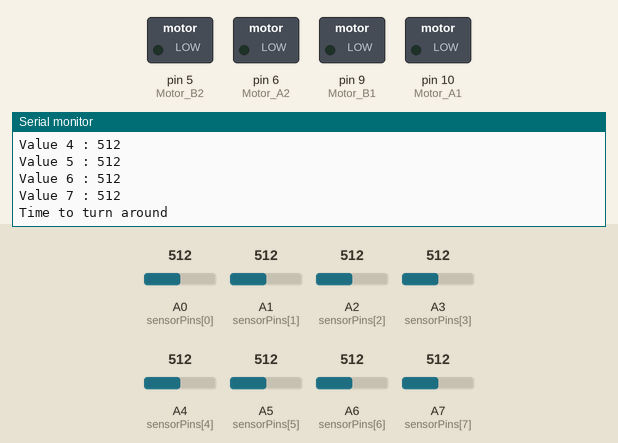
A sketch run on a simulated Arduino Nano, built with avr-gcc and run on an emulated ATmega328P. On the bench: switched loads named in the sketch (green lamp = pin HIGH), the last lines printed to the serial monitor. The inputs (shaded band) are chosen by the test bench; at power-on: A0 (sensorPins[0]) = 512, A5 (sensorPins[5]) = 512, A1 (sensorPins[1]) = 512, A2 (sensorPins[2]) = 512, A3 (sensorPins[3]) = 512, A4 (sensorPins[4]) = 512, A6 (sensorPins[6]) = 512, A7 (sensorPins[7]) = 512.

Above: at 1.2 s.
1.3 s: A0 (sensorPins[0]) set to 690
4.3 s: A0 (sensorPins[0]) set to 710
At 4.79 s:
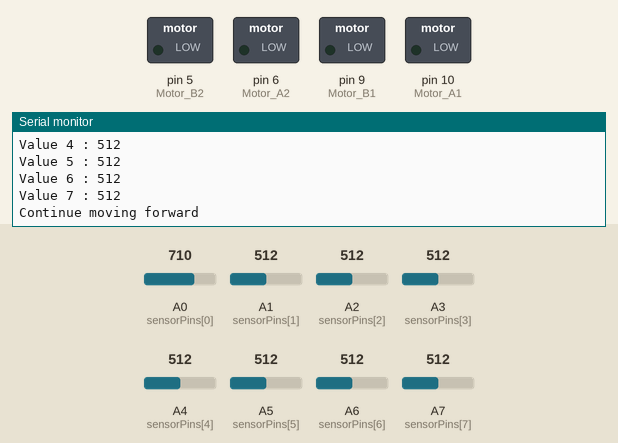
6.4 s: A5 (sensorPins[5]) set to 692
7.9 s: A5 (sensorPins[5]) set to 715
At 8.15 s:
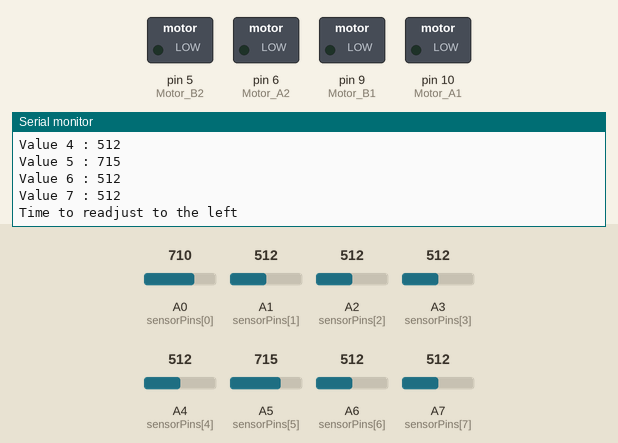
Timing chart, 0 to 10.8 s (numbered marks = the images above; inputs shaded):
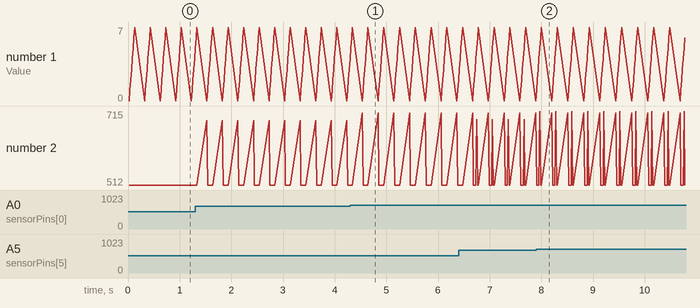

Measured:
- the behaviour switches between 699 and 700 on A0 (sensorPins[0]) (found by bisection; images 0 and 1)
- the behaviour switches between 700 and 701 on A5 (sensorPins[5]) (found by bisection; images 1 and 2)
- after the input at 4.3 s, the serial monitor: prints a new line after 0.24 s (image 1)
- after the input at 7.9 s, the serial monitor: prints a new line after 0.07 s (image 2)

The sketch:

test-reading-values-from-analogs.ino
```cpp
int sensorPins[] = {A0, A1, A2, A3, A4, A5, A6, A7};
int v[] = {0, 0, 0, 0, 0, 0, 0, 0};
const int Motor_A1 = 10;  // Left wheel, goes backwards
const int Motor_A2 = 6;  // Left wheel, goes forward
const int Motor_B1 = 9;  // Right wheel, goes forward
const int Motor_B2 = 5;  // Right wheel, goes backwards

float speedParamA1 = 132.0;
float speedParamA2 = 123.0;
float speedParamB1 = 126.0;
float speedParamB2 = 129.5;
//
//
//
//

void setup() {
   for (int i = 0; i <= 7; i++) {
    pinMode(sensorPins[i], INPUT);
  }

//  pinMode(echoPin, INPUT);
//  pinMode(trigPin, OUTPUT);
  pinMode(Motor_A1, OUTPUT);
  pinMode(Motor_A2, OUTPUT);
  pinMode(Motor_B1, OUTPUT);
  pinMode(Motor_B2, OUTPUT);

  Serial.begin(9600); // Initialize serial communication
}

void loop() {
  for (int i = 0; i <= 6; i++) {
    Serial.println(" ");
  }
  for (int i = 0; i <= 7; i++) {
    Serial.print("Value "+String(i)+" : ");
    v[i] = analogRead(sensorPins[i]);
    Serial.println(v[i]);
  }

  if (v[0] < 700 && v[1] < 700 && v[2] < 700 && v[3] < 700 && v[4] < 700 && v[5] < 700 && v[6] < 700 && v[7] < 700) {
    Serial.println("Time to turn around");
  }
  else if (v[7] < 720 && v[0] > 720){
    Serial.println("Time to turn right or go forward");
  }
  else if (v[2] > 720 && v[4] > 720) {
    Serial.println("Time to readjust to the right");
  }
  else if ((v[3] > 700 && v[5] > 700) || v[5] > 700 || v[6] > 700 || v[7] > 700) {
    Serial.println("Time to readjust to the left");
  }
  else if (v[3] > 700 || v[4] >700) {
    Serial.println("Continue moving forward");
  }
  else {
    Serial.println("Continue moving forward");
  }
  delay(200);
}

void forward () {
  analogWrite(Motor_A1, speedParamA1);
  analogWrite(Motor_A2, speedParamA2);
  analogWrite(Motor_B1, speedParamB1);
  analogWrite(Motor_B2, speedParamB2);
}

void moveSlightlyLeft () {
  analogWrite(Motor_A1, 128.1);
  analogWrite(Motor_A2, 124.9);
  analogWrite(Motor_B1, 126.0);
  analogWrite(Motor_B2, 139.5);
}

void moveSlightlyRight () {
  analogWrite(Motor_A1, 135.0);
  analogWrite(Motor_A2, 110.0);
  analogWrite(Motor_B1, 126.0);
  analogWrite(Motor_B2, 129.5);
}

void stopAndTurnLeft() {
  analogWrite(Motor_A1, 0.0);
  analogWrite(Motor_A2, 0.0);
  analogWrite(Motor_B1, 0.0);
  analogWrite(Motor_B2, 0.0);

  delay(1000);
  // Turn left
  analogWrite(Motor_A1, 3.0);
  analogWrite(Motor_A2, 130.0);
  analogWrite(Motor_B1, 0.0);
  analogWrite(Motor_B2, 254.0);

  // Delay to complete the turn
  delay(550);

  analogWrite(Motor_A1, 0.0);
  analogWrite(Motor_A2, 0.0);
  analogWrite(Motor_B1, 0.0);
  analogWrite(Motor_B2, 0.0);

  delay(1000);
}

void turnRight() {
  delay(3000);
  analogWrite(Motor_A1, speedParamA1);
  analogWrite(Motor_A2, speedParamA2);
  analogWrite(Motor_B1, speedParamB1);
  analogWrite(Motor_B2, speedParamB2);
  delay(500);
  analogWrite(Motor_A1, 0.0);
  analogWrite(Motor_A2, 0.0);
  analogWrite(Motor_B1, 0.0);
  analogWrite(Motor_B2, 0.0);
  delay(500);
  analogWrite(Motor_A1, 3.0);
  analogWrite(Motor_A2, 202.0);
  analogWrite(Motor_B1, 0.0);
  analogWrite(Motor_B2, 197.0);
  delay(1270);
  analogWrite(Motor_A1, 0.0);
  analogWrite(Motor_A2, 0.0);
  analogWrite(Motor_B1, 0.0);
  analogWrite(Motor_B2, 0.0);
}
```
